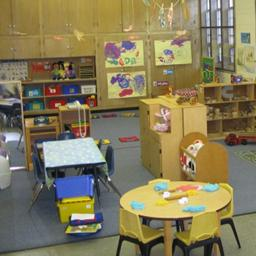
#> input picture Dataset/0_0.jpg, 256 x 256 px
$ python -i stream_viewer.py   (imports and definitions only)   (older library calls are emulated)
#> lines starting #> are read from the running program, lines starting #| are printed output that depends on the picture
### utils.py
import io


def is_raspberry_pi(raise_on_errors=False):
    """
    @author Ben Clermont
    Checks if Raspberry PI by checking the processor ID of the running machine

    List is not complete and will probably need to be updated/a better solution could be found
    :return: True if machine is raspberry pi
    """
#> called with raise_on_errors = False
    try:
        with io.open('/proc/cpuinfo', 'r') as cpuinfo:
            found = False
            for line in cpuinfo:
                if line.startswith('Hardware'):
                    found = True
                    label, value = line.strip().split(':', 1)
                    value = value.strip()
                    if value not in (
                            'BCM2708',
                            'BCM2709',
                            'BCM2711',
                            'BCM2835',
                            'BCM2836'
                    ):
                        if raise_on_errors:
                            raise ValueError(
                                'This system does not appear to be a '
                                'Raspberry Pi.'
                            )
                        else:
                            return False
#> further down, picture is the input picture: shape (256, 256, 3); mean B, G, R 90.1, 123.2, 133.1
            if not found:
                if raise_on_errors:
                    raise ValueError(
                        'Unable to determine if this system is a Raspberry Pi.'
                    )
                else:
                    return False
    except IOError:
        if raise_on_errors:
            raise ValueError('Unable to open `/proc/cpuinfo`.')
        else:
            return False

    return True


# [30 lines left out: functions image_to_string, string_to_image, not called in this run]

### Server/stream_viewer.py
import argparse

import cv2
import numpy as np
import zmq

from constants import PORT
from utils import string_to_image


# [26 lines left out: function histogram_of_nxn_cells, not called in this run]


def normalize_gamma(image, gamma=1.0):
    """
       Normalizes the gamma values of the passed frame, making brighter areas darker and darker areas brighter.

       It does this by creating an array of gamma values that maps the input pixel values to an output value.

       For Ex.
        The table could say that if the input gamma is 75, the output gamma will be 90 (brighter).
    """
#> called with gamma = 1.5
    inverse_gamma = 1 / gamma

    gamma_table = np.array([((i / 255.0) ** inverse_gamma) * 255
                            for i in np.arange(0, 256)]).astype('uint8')

    return cv2.LUT(image, gamma_table)
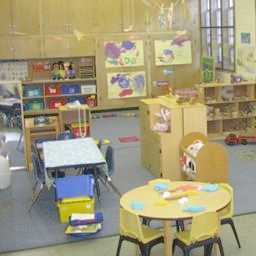
#> returned value: shape (256, 256, 3); mean of channels 0, 1, 2 123.5, 153.9, 162; drawn as B, G, R


def process_frame(frame):
    adjusted_frame = normalize_gamma(frame, 1.5)

    # Calculate Gradients

    adjusted_frame = np.float32(adjusted_frame) / 255.0

    """
    We might want to use an alternative to a Sobel in the future

    However the research paper said they got the best results with a simple 1x3 mask
    In this case the Sobel is creating a 1x3/3x1 mask (depending on x or y derivative) the contains

    [-1, 0, 1]

    We may also want to explore calculating the gradient invididually for each color channel to see which gives
    the lowest normal value and use that each frame. This depends on how computationally heavy later steps will be.
    """

    gradient_x = cv2.Sobel(adjusted_frame, cv2.CV_32F, 1, 0, ksize=1)
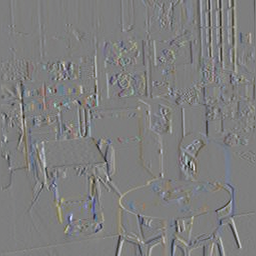
#> gradient_x: shape (256, 256, 3) float32; mean B, G, R 0.000122, 0.000553, 0.000583; drawn with min black and max white
    gradient_y = cv2.Sobel(adjusted_frame, cv2.CV_32F, 0, 1, ksize=1)
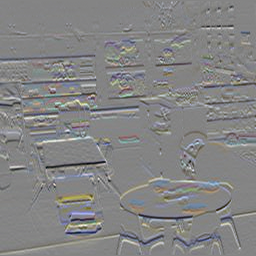
#> gradient_y: shape (256, 256, 3) float32; mean B, G, R -0.000145, -0.00105, -0.00143; drawn with min black and max white

    """
    To find magnitude and direction of the gradients
    Convert from cartesian to Polar with OpenCV function

    This may be a formula we implement ourselves later to look cool
    """

    magnitude, direction = cv2.cartToPolar(gradient_x, gradient_y, angleInDegrees=True)
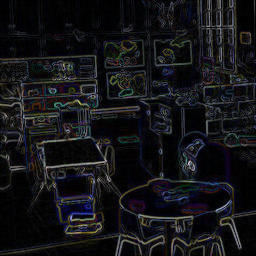
#> magnitude: shape (256, 256, 3) float32; mean B, G, R 0.0922, 0.0809, 0.0802
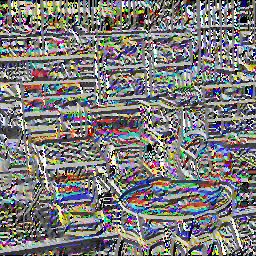
#> direction: shape (256, 256, 3) float32; mean B, G, R 172, 173, 174.5; drawn with min black and max white

    cv2.imshow('Stream', magnitude)


class StreamViewer:
    # [47 lines left out: functions __init__, receive_stream, stop, main, not called in this run]


# [2 lines not run here, left out]

>>> import cv2
>>> picture = cv2.imread('../Dataset/0_0.jpg')
>>> result = process_frame(picture)

$ run again, on Dataset/0_3.jpg
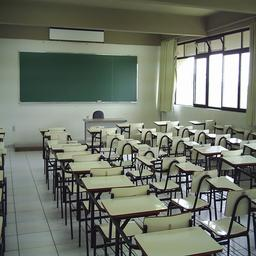
#> input picture Dataset/0_3.jpg, 256 x 256 px
#> picture is the input picture: shape (256, 256, 3); mean B, G, R 107.7, 119.4, 113.3
#> in process_frame, `magnitude, direction = cv2.cartToPolar(gradient_x, gradient_y, angleIn..`:
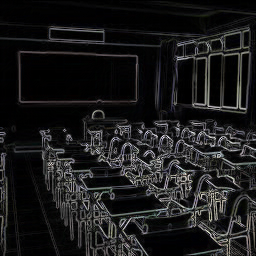
#> magnitude: shape (256, 256, 3) float32; mean B, G, R 0.123, 0.121, 0.121; drawn with min black and max white
#> in process_frame, `magnitude, direction = cv2.cartToPolar(gradient_x, gradient_y, angleIn..`:
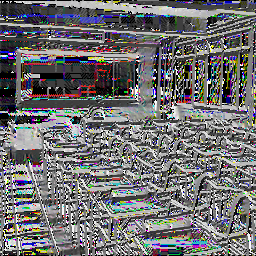
#> direction: shape (256, 256, 3) float32; mean B, G, R 159.6, 157.1, 157.9; drawn with min black and max white

$ run again, on Dataset/1_289.jpg
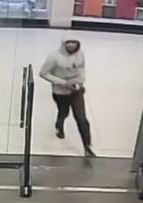
#> input picture Dataset/1_289.jpg, 143 x 203 px
#> picture is the input picture: shape (203, 143, 3); mean B, G, R 151, 154.1, 159.1
#> in process_frame, `magnitude, direction = cv2.cartToPolar(gradient_x, gradient_y, angleIn..`:
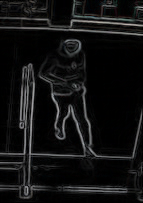
#> magnitude: shape (203, 143, 3) float32; mean B, G, R 0.0711, 0.0705, 0.07
#> in process_frame, `magnitude, direction = cv2.cartToPolar(gradient_x, gradient_y, angleIn..`:
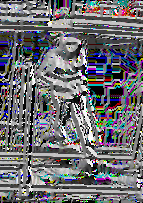
#> direction: shape (203, 143, 3) float32; mean B, G, R 160.4, 154.1, 154.1; drawn with min black and max white
